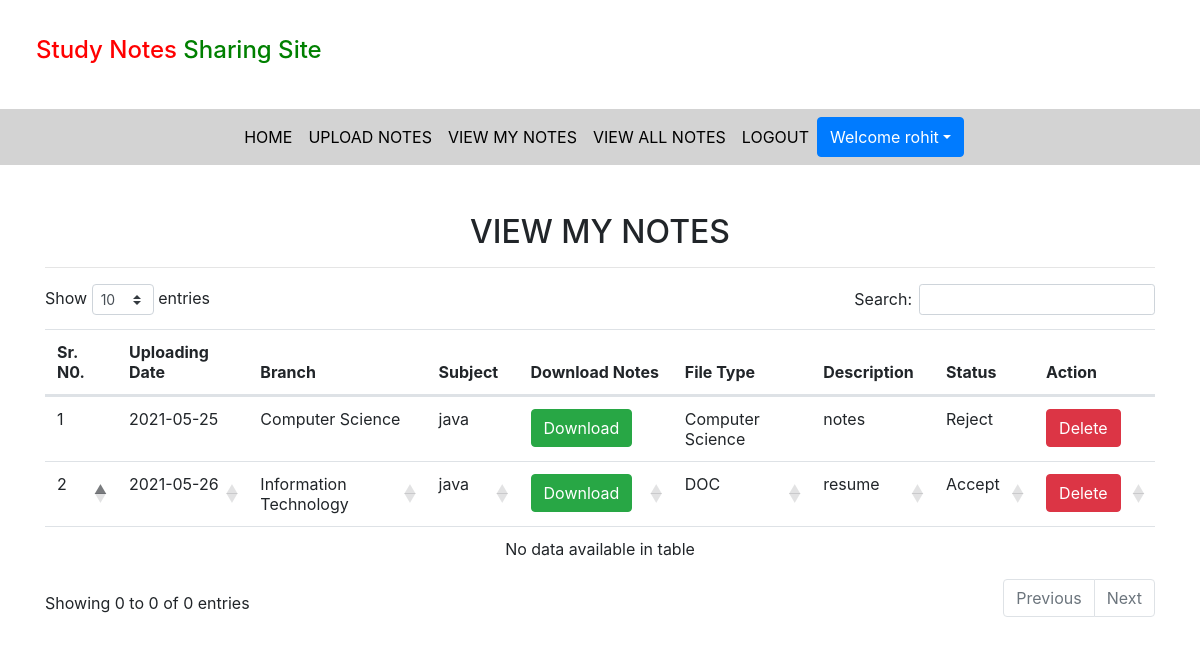
Page /view_mynotes (signed in) on the committed database.
### notes/models.py (models this page shows, shortened)
class Notes(models.Model):
    user = models.ForeignKey(User, on_delete=models.CASCADE)
    uploadingdate = models.CharField(max_length=30)
    branch = models.CharField(max_length=30)
    subject = models.CharField(max_length=30,)
    notesfile = models.FileField(null=True)
    filetype = models.CharField(max_length=30,)
    description = models.CharField(max_length=200, null=True)
    status=models.CharField(max_length=15,)

### notes/views.py (the view)
# urls.py: path('view_mynotes',view_mynotes,name='view_mynotes'),
def view_mynotes(request):
    if not request.user.is_authenticated:
        return redirect('login')
    user = User.objects.get(id=request.user.id)
    notes = Notes.objects.filter(user = user)
    d = {'notes':notes}
    return render(request,'view_mynotes.html',d)

### notes/templates/view_mynotes.html (shortened to what this page needs)
{% extends 'usernavigation.html' %}
{% load static %}
{% block body %}
<link rel="stylesheet" href="https://cdnjs.cloudflare.com/ajax/libs/twitter-bootstrap/4.5.2/css/bootstrap.css">
<link rel="stylesheet" href="https://cdn.datatables.net/1.10.24/css/dataTables.bootstrap4.min.css">
<div class="container mt-5">
    <h2 class="text-center">VIEW MY NOTES</h2>
    <HR>
    <table class="table table=bordered" id="example">
       <thead>
           <tr>
               <th>Sr. N0.</th>
               <th>Uploading Date</th>
               <th>Branch</th>
               <th>Subject</th>
               <th>Download Notes</th>
               <th>File Type</th>
               <th>Description</th>
               <th>Status</th>
               <th>Action</th>
           </tr>
           {% for i in notes %}
           <tr>
               <td>{{forloop.counter}}</td>
               <td>{{i.uploadingdate}}</td>
               <td>{{i.branch}}</td>
               <td>{{i.subject}}</td>
               <td><a href="{{i.notesfile.url}}" class="btn btn-success" download>Download</a></td>
               <td>{{i.filetype}}</td>
               <td>{{i.description}}</td>
               <td>{{i.status}}</td>
               <td><a href="{% url 'delete_mynotes' i.id %}" class = "btn btn-danger" onclick="return confirm('Are you sure?')">Delete</a></td>
           </tr>
           {% endfor %}
       </thead>
   </table>
</div>
{% endblock %}

### notes/templates/usernavigation.html (shortened to what this page needs)
<html lang="en">
<head>
    {% load static %}
  <link rel="stylesheet" href="https://maxcdn.bootstrapcdn.com/bootstrap/4.3.1/css/bootstrap.min.css">
  <link rel="stylesheet" href="https://use.fontawesome.com/releases/v5.6.3/css/all.css"></head>
  <link rel="stylesheet" href="{% static 'css/mystyle.css'%}">
</head>
<body>
<h4 style = "padding : 3%"><span style="color:red">Study Notes</span><span style="color:green"> Sharing Site</span></h4>
<nav class=" navbar navbar-expand-sm justify-content-center" style = "background-color: lightgrey;">
<ul class="navbar-nav">
  <li class="navbar-item">
      <a class="nav-link" href="{% url 'profile' %}">HOME</a>
  </li>
  <li class="navbar-item">
    <a class="nav-link" href="{% url 'upload_notes' %}">UPLOAD NOTES</a>
  </li>
  <li class="navbar-item">
    <a class="nav-link" href="{% url 'view_mynotes' %}">VIEW MY NOTES</a>
  </li>
  <li class="navbar-item">
    <a class="nav-link" href="{% url 'viewallnotes' %}">VIEW ALL NOTES</a>
  </li>
  <li class="navbar-item">
    <a class="nav-link" href="{% url 'logout' %}">LOGOUT</a>
  </li>
<div class="btn-group">
    <button type="button" class="btn btn-primary dropdown-toggle" data-toggle="dropdown">Welcome {{request.user.first_name}}</button>
</div>
</ul>
</nav>
</body>
</html>
{% block body %}
{% endblock %}

### notes/static/css/mystyle.css (style rules this page uses)
.nav-link { color : black }

### rows in the picture
Notes: uploadingdate "2021-05-25", branch "Computer Science", subject "java", filetype "Computer Science", description "notes", status "Reject"
Notes: uploadingdate "2021-05-26", branch "Information Technology", subject "java", filetype "DOC", description "resume", status "Accept"

### other values in the picture
{{ request.user.first_name }} "rohit"
